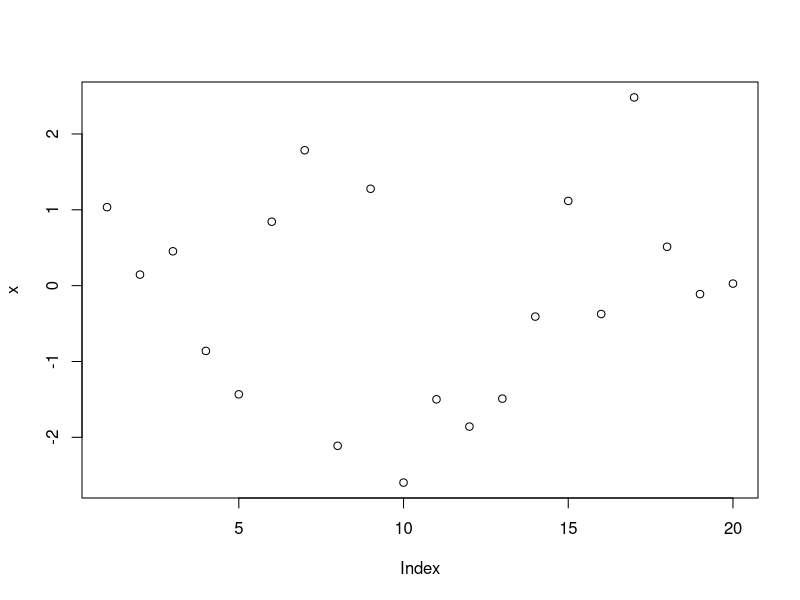
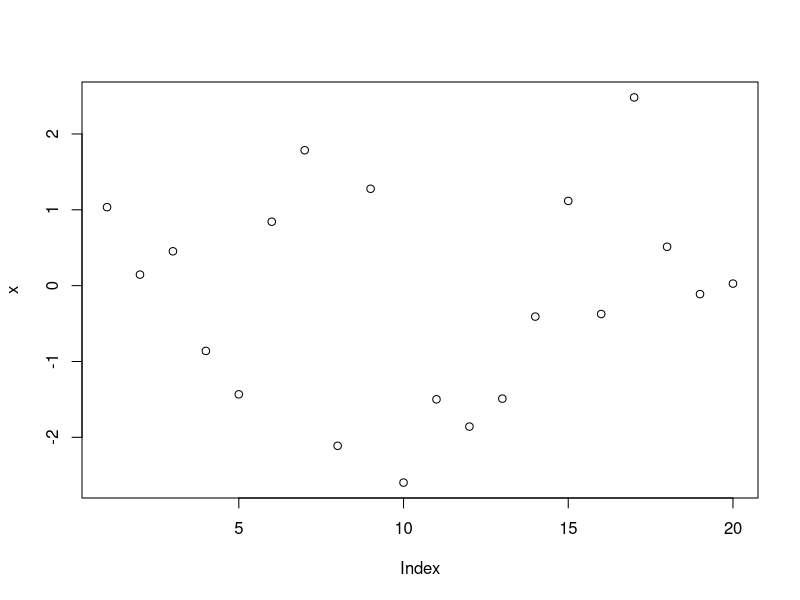
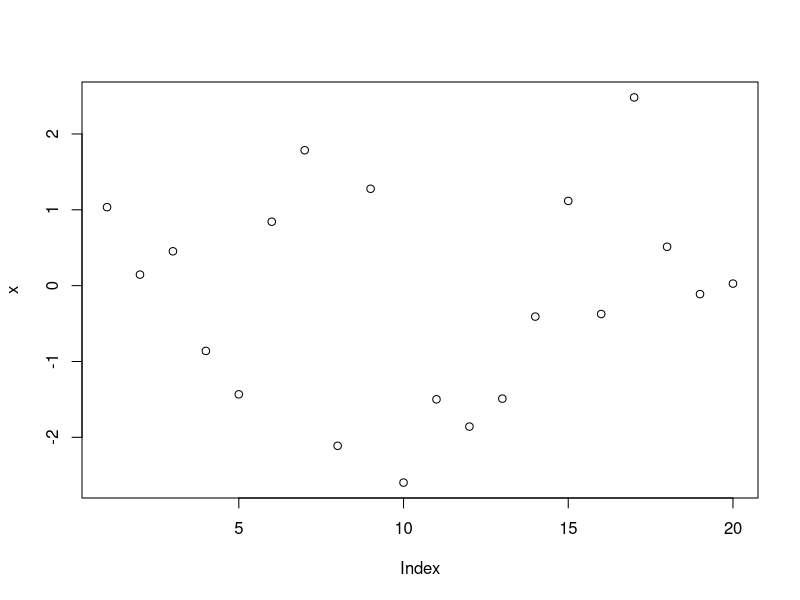
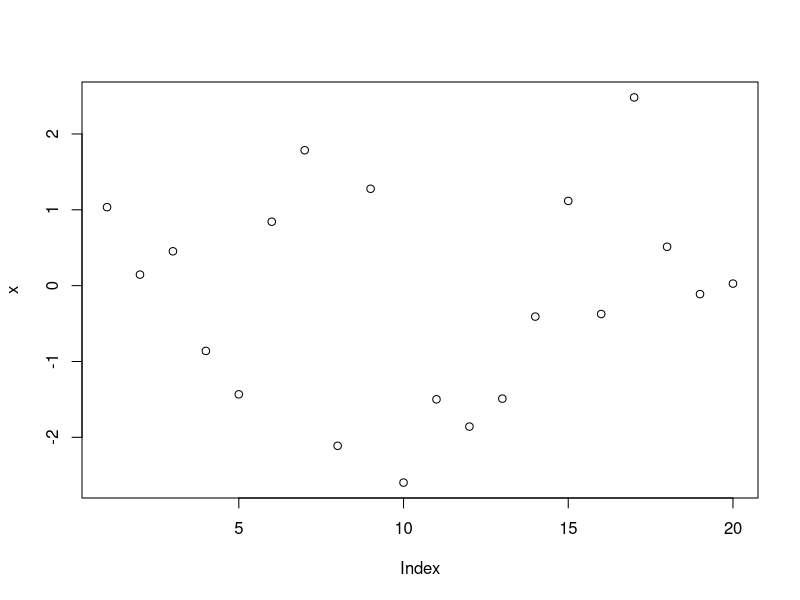
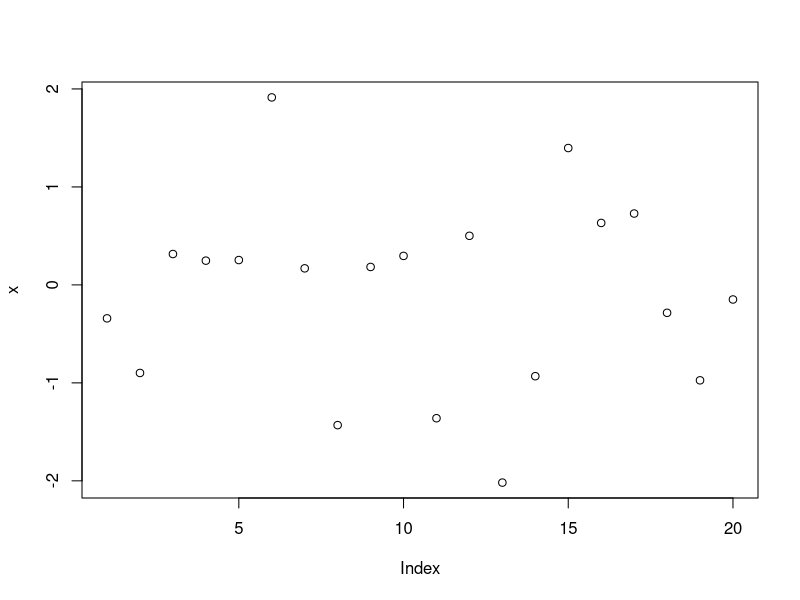

Here is the R script that generated these plots, in order:
## ---- chunk 1
knitr::opts_chunk$set(echo = TRUE, fig.height=3, warning=FALSE, message=FALSE)
## ---- chunk 2
x <- rnorm(20)
## ---- chunk 3
x |> head()
plot(x)
## ---- chunk 4
## noshow
x |> head()
plot(x)
## ---- chunk 5
## noshow
x |> head()
plot(x)
## ---- chunk 6
## noshow
x |> head()
plot(x)
## ---- chunk 7
## noshow
x <- rnorm(20)
x |> head()
plot(x)
